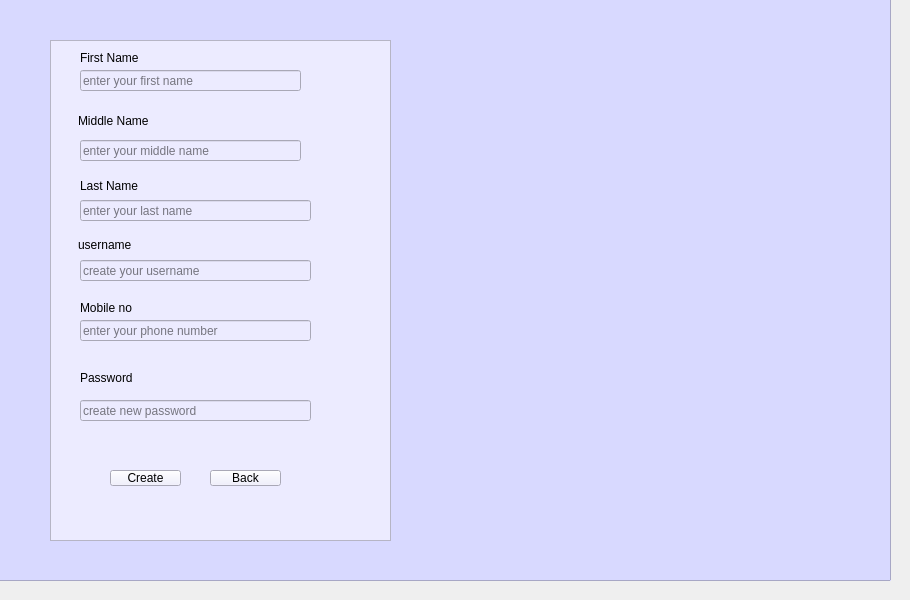
      <widget class="QWidget" name="page_3">
       <widget class="QFrame" name="outerFrame_1">
        <property name="geometry">
         <rect>
          <x>-10</x>
          <y>-10</y>
          <width>901</width>
          <height>591</height>
         </rect>
        </property>
        <property name="styleSheet">
         <string notr="true">background-color: rgb(226, 229, 255);
background-color: rgb(222, 219, 255);
background-color: rgb(216, 217, 255);</string>
        </property>
        <property name="frameShape">
         <enum>QFrame::StyledPanel</enum>
        </property>
        <property name="frameShadow">
         <enum>QFrame::Raised</enum>
        </property>
        <widget class="QFrame" name="innerFrame_1">
         <property name="geometry">
          <rect>
           <x>60</x>
           <y>50</y>
           <width>341</width>
           <height>501</height>
          </rect>
         </property>
         <property name="styleSheet">
          <string notr="true">background-color: rgb(239, 231, 255);
background-color: rgb(236, 235, 255);</string>
         </property>
         <property name="frameShape">
          <enum>QFrame::StyledPanel</enum>
         </property>
         <property name="frameShadow">
          <enum>QFrame::Raised</enum>
         </property>
         <widget class="QLineEdit" name="lineEditFirstName">
          <property name="geometry">
           <rect>
            <x>30</x>
            <y>30</y>
            <width>221</width>
            <height>21</height>
           </rect>
          </property>
          <property name="placeholderText">
           <string>enter your first name</string>
          </property>
         </widget>
         <widget class="QLineEdit" name="lineEditMiddleName">
          <property name="geometry">
           <rect>
            <x>30</x>
            <y>100</y>
            <width>221</width>
            <height>21</height>
           </rect>
          </property>
          <property name="placeholderText">
           <string>enter your middle name</string>
          </property>
         </widget>
         <widget class="QLineEdit" name="lineEditLastName">
          <property name="geometry">
           <rect>
            <x>30</x>
            <y>160</y>
            <width>231</width>
            <height>21</height>
           </rect>
          </property>
          <property name="placeholderText">
           <string>enter your last name</string>
          </property>
         </widget>
         <widget class="QLineEdit" name="lineEditUsername">
          <property name="geometry">
           <rect>
            <x>30</x>
            <y>220</y>
            <width>231</width>
            <height>21</height>
           </rect>
          </property>
          <property name="placeholderText">
           <string>create your username</string>
          </property>
         </widget>
         <widget class="QLineEdit" name="lineEditMobileNumber">
          <property name="geometry">
           <rect>
            <x>30</x>
            <y>280</y>
            <width>231</width>
            <height>21</height>
           </rect>
          </property>
          <property name="placeholderText">
           <string>enter your phone number</string>
          </property>
         </widget>
         <widget class="QLabel" name="label_3">
          <property name="geometry">
           <rect>
            <x>30</x>
            <y>10</y>
            <width>61</width>
            <height>16</height>
           </rect>
          </property>
          <property name="text">
           <string>First Name</string>
          </property>
         </widget>
         <widget class="QLabel" name="label_5">
          <property name="geometry">
           <rect>
            <x>28</x>
            <y>70</y>
            <width>81</width>
            <height>21</height>
           </rect>
          </property>
          <property name="text">
           <string>Middle Name</string>
          </property>
         </widget>
         <widget class="QLabel" name="label_6">
          <property name="geometry">
           <rect>
            <x>30</x>
            <y>135</y>
            <width>71</width>
            <height>21</height>
           </rect>
          </property>
          <property name="text">
           <string>Last Name</string>
          </property>
         </widget>
         <widget class="QLabel" name="label_7">
          <property name="geometry">
           <rect>
            <x>28</x>
            <y>195</y>
            <width>61</width>
            <height>20</height>
           </rect>
          </property>
          <property name="text">
           <string>username</string>
          </property>
         </widget>
         <widget class="QLabel" name="label_8">
          <property name="geometry">
           <rect>
            <x>30</x>
            <y>260</y>
            <width>71</width>
            <height>16</height>
           </rect>
          </property>
          <property name="text">
           <string>Mobile no</string>
          </property>
         </widget>
         <widget class="QLabel" name="label_9">
          <property name="geometry">
           <rect>
            <x>30</x>
            <y>330</y>
            <width>71</width>
            <height>16</height>
           </rect>
          </property>
          <property name="text">
           <string>Password</string>
          </property>
         </widget>
         <widget class="QLineEdit" name="lineEditPassword">
          <property name="geometry">
           <rect>
            <x>30</x>
            <y>360</y>
            <width>231</width>
            <height>21</height>
           </rect>
          </property>
          <property name="placeholderText">
           <string>create new password</string>
          </property>
         </widget>
         <widget class="QPushButton" name="pushButtonCreateAccount">
          <property name="geometry">
           <rect>
            <x>60</x>
            <y>430</y>
            <width>71</width>
            <height>16</height>
           </rect>
          </property>
          <property name="text">
           <string>Create</string>
          </property>
         </widget>
         <widget class="QPushButton" name="pushButtonbacklogin">
          <property name="geometry">
           <rect>
            <x>160</x>
            <y>430</y>
            <width>71</width>
            <height>16</height>
           </rect>
          </property>
          <property name="text">
           <string>Back</string>
          </property>
         </widget>
         <widget class="QLabel" name="label_11">
          <property name="geometry">
           <rect>
            <x>220</x>
            <y>-30</y>
            <width>151</width>
            <height>171</height>
           </rect>
          </property>
          <property name="styleSheet">
           <string notr="true">image: url(:/background/Downloads/icons8-user-64.png);
background-color: rgba(255, 255, 255, 0);
</string>
          </property>
          <property name="text">
           <string/>
          </property>
         </widget>
        </widget>
        <widget class="QLabel" name="label_12">
         <property name="geometry">
          <rect>
           <x>500</x>
           <y>110</y>
           <width>311</width>
           <height>401</height>
          </rect>
         </property>
         <property name="styleSheet">
          <string notr="true">image: url(:/background/Downloads/contact.png);
background-color: rgba(255, 255, 255, 0);
</string>
         </property>
         <property name="text">
          <string/>
         </property>
        </widget>
        <widget class="QLabel" name="label_13">
         <property name="geometry">
          <rect>
           <x>510</x>
           <y>50</y>
           <width>271</width>
           <height>101</height>
          </rect>
         </property>
         <property name="styleSheet">
          <string notr="true">image: url(:/background/Downloads/signup.png);
background-color: rgba(255, 255, 255, 0);
</string>
         </property>
         <property name="text">
          <string/>
         </property>
        </widget>
       </widget>
      </widget>
